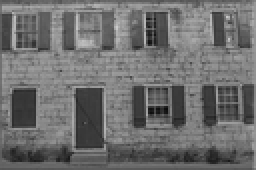
%> input picture PG-GMM_TrainingCode/Kodak24/kodak1.tif, 128 x 85 px, shrunk from 768 x 512 before the run (shown 2 times larger); its folder holds only this picture in this run
$ octave PG-GMM_Training.m   (GNU Octave 9; MATLAB toolbox functions it lacks are replaced by stand-ins)
%> lines starting %> are read from the running program, lines starting %| are printed output that depends on the picture
### PG-GMM_TrainingCode/Get_PG.m
function   [Px, Px0] =  Get_PG( im,win, ps ,nlsp,step,delta)
%> called with win = 15, ps = 8, nlsp = 10, step = 3, delta = 0.002

[h, w]  =  size(im);
%> h = 85; w = 128
S         =  win;
maxr         =  h-ps+1;
%> maxr = 78
maxc         =  w-ps+1;
%> maxc = 121
r         =  [1:step:maxr];
%> r = 26 values from 1 to 76
r         =  [r r(end)+1:maxr];
%> r = 28 values from 1 to 78
c         =  [1:step:maxc];
%> c = 41 values from 1 to 121
c         =  [c c(end)+1:maxc];
X = zeros(ps^2,maxr*maxc,'single');
Px0 = [];
Px = [];
if nlsp ==1
    k    =  0;
    for i  = 1:ps
        for j  = 1:ps
            k    =  k+1;
            blk     =  im(r-1+i,c-1+j);
            Px(k,:) =  blk(:)';
        end
    end
else
    k    =  0;
    for i  = 1:ps
        for j  = 1:ps
            k    =  k+1;
            blk  =  im(i:end-ps+i,j:end-ps+j);
            X(k,:) =  blk(:)';
        end
    end
%> after the loop, k = 64
    % Index image
    Index     =   (1:maxr*maxc);
    Index    =   reshape(Index, maxr, maxc);
    N1    =   length(r);
%> N1 = 28
    M1    =   length(c);
%> M1 = 41
    blk_arr   =  zeros(nlsp, N1*M1 );
    for  i  =  1 :N1
        for  j  =  1 : M1
            row     =   r(i);
            col     =   c(j);
            off     =  (col-1)*maxr + row;
            off1    =  (j-1)*N1 + i;

            rmin    =   max( row-S, 1 );
            rmax    =   min( row+S, maxr );
            cmin    =   max( col-S, 1 );
            cmax    =   min( col+S, maxc );

            idx     =   Index(rmin:rmax, cmin:cmax);
            idx     =   idx(:);
            neighbor       =   X(:,idx);
            seed       =   X(:,off);

            dis     =   (neighbor(1,:) - seed(1)).^2;
            for k = 2:ps^2
                dis   =  dis + (neighbor(k,:) - seed(k)).^2;
            end
            dis = dis./ps^2;
            [~,ind]   =  sort(dis);
            indc        =  idx( ind( 1 : nlsp ) );
            blk_arr(:,off1)  =  indc;
            X_nl = X(:,indc); % or X_nl = neighbor(:,ind( 1 : nlsp ));
            % Removes DC component from image patch group
            DC = mean(X_nl,2);
            X_nl = bsxfun(@minus, X_nl, DC);
            % Select the smooth patches
            sv=var(X_nl);
            if max(sv) <= delta
                Px0 = [Px0 X_nl];
            else
                Px = [Px X_nl];
            end
        end
    end
end

### PG-GMM_TrainingCode/initialization.m
function R = initialization(X, init,nlsp)
%> called with init = 32, nlsp = 10
index = [1:nlsp:size(X,2)];
%> index = 666 values from 1 to 6651
X = X(:,index);
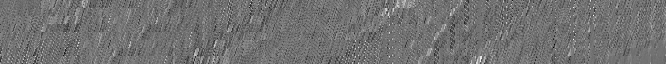
%> X: size 64x666 single; min -0.276, max 0.34, mean -0.0007; drawn with min black and max white
[d,n] = size(X);
if isstruct(init)  % initialize with a model
    R  = expectation(X,init);
elseif length(init) == 1  % random initialization
    k = init;
    idx = randsample(n,k);
    m = X(:,idx);
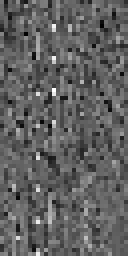
%> m: size 64x32 single (shown 4 times larger); min -0.138, max 0.224, mean -0.000346; drawn with min black and max white
    [~,label] = max(bsxfun(@minus,m'*X,dot(m,m,1)'/2),[],1);
%> label = 666 values, max 32 at index 3, min 1 at index 24, mean 21.01
    [u,~,label] = unique(label);
%> u = 32 values from 1 to 32
    while k ~= length(u)
        idx = randsample(n,k);
        m = X(:,idx);
        [~,label] = max(bsxfun(@minus,m'*X,dot(m,m,1)'/2),[],1);
        [u,~,label] = unique(label);
    end
%> this loop made 0 passes
    R = full(sparse(1:n,label,1,n,k,n));
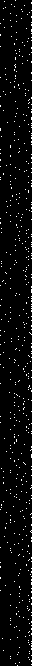
%> R: size 666x32 double; values 0 (black) and 1 (white), 3.1% white in thin lines or dots
elseif size(init,1) == 1 && size(init,2) == n  % initialize with labels
    label = init;
    k = max(label);
    R = full(sparse(1:n,label,1,n,k,n));
elseif size(init,1) == d  %initialize with only centers
    k = size(init,2);
    m = init;
    [~,label] = max(bsxfun(@minus,m'*X,dot(m,m,1)'/2),[],1);
    R = full(sparse(1:n,label,1,n,k,n));
else
    error('ERROR: init is not valid.');
end

### PG-GMM_TrainingCode/maximization.m
function model = maximization(X, R,nlsp)
[d,n] = size(X);
R = R(reshape(ones(nlsp,1)*(1:size(R,1)),size(R,1)*nlsp,1),:);
k = size(R,2);

nk = sum(R,1);
w = nk/n;
means = bsxfun(@times, X*R, 1./nk);

Sigma = zeros(d,d,k);
sqrtR = sqrt(R);

for i = 1:k
    Xo = bsxfun(@minus,X,means(:,i));
    Xo = bsxfun(@times,Xo,sqrtR(:,i)');
    Sigma(:,:,i) = Xo*Xo'/nk(i);
    Sigma(:,:,i) = Sigma(:,:,i)+eye(d)*(1e-6); % add a prior for numerical stability
end

model.dim = d;
model.nmodels = k;
model.mixweights = w;
model.means = means;
model.covs = Sigma;

### PG-GMM_TrainingCode/expectation.m
function [R, llh] = expectation(X, model,nlsp)
means = model.means;
covs = model.covs;
w = model.mixweights;

n = size(X,2)/nlsp;
k = size(means,2);
logRho = zeros(n,k);

for i = 1:k
    TemplogRho = loggausspdf(X,means(:,i),covs(:,:,i));
    Temp = reshape(TemplogRho,[nlsp n]);
    logRho(:,i) = sum(Temp);
end
logRho = bsxfun(@plus,logRho,log(w));
T = logsumexp(logRho,2);
llh = sum(T)/n; % loglikelihood
logR = bsxfun(@minus,logRho,T);
R = exp(logR);

### PG-GMM_TrainingCode/logsumexp.m
function s = logsumexp(x, dim)
% Compute log(sum(exp(x),dim)) while avoiding numerical underflow.
%   By default dim = 1 (columns).
% Written by Michael Chen (sth4nth@gmail.com).
if nargin == 1,
    % Determine which dimension sum will use
    dim = find(size(x)~=1,1);
    if isempty(dim), dim = 1; end
end

% subtract the largest in each column
y = max(x,[],dim);
x = bsxfun(@minus,x,y);
s = y + log(sum(exp(x),dim));
i = find(~isfinite(y));
if ~isempty(i)
    s(i) = y(i);
end

### PG-GMM_TrainingCode/emgm.m
function [model,llh,label]= emgm(X, init,nlsp)
% Perform EM algorithm for fitting the Gaussian mixture model.
%   X: d x n data matrix
%   init: k (1 x 1) or label (1 x n, 1<=label(i)<=k) or center (d x k)
% Written by Michael Chen (sth4nth@gmail.com).
%% initialization
fprintf('EM for PG-GMM: running ... \n');
R = initialization(X,init,nlsp);
[~,label(1,:)] = max(R,[],2);
R = R(:,unique(label));

tol = 1e-10;
maxiter = 100;
llh = -inf(1,maxiter);
converged = false;
t = 1;
while ~converged && t < maxiter
    t = t+1;
    model = maximization(X,R,nlsp);
    clear R;
    [R, llh(t)] = expectation(X,model,nlsp);
    % output
    fprintf('Iteration %d of %d, logL: %.2f\n',t,maxiter,llh(t));
    % output
    subplot(1,2,1);
    plot(llh(1:t),'o-'); drawnow;
    [~,label(:)] = max(R,[],2);
    u = unique(label);   % non-empty components
    if size(R,2) ~= size(u,2)
        R = R(:,u);   % remove empty components
    else
        converged = llh(t)-llh(t-1) < tol*abs(llh(t));
    end
end

label=label';
model.R = R;
if converged
    fprintf('Converged in %d steps.\n',t-1);
else
    fprintf('Not converged in %d steps.\n',maxiter);
end

### PG-GMM_TrainingCode/PG-GMM_Training.m
clear;
TD_path      =   './Kodak24/';
% Set the parameters
step = 3;
delta = 0.002;
win = 15;
ps  =  8;
nlsp = 10;
cls_num     =   32;
% read natural clean images
fpath       =   fullfile(TD_path, '*.tif');
im_dir      =   dir(fpath);
im_num      =   length(im_dir);
X     =  [];
X0 = [];
for  i  =  1:im_num
    im         =   single( imread(fullfile(TD_path, im_dir(i).name)) );
    im = im/255;
    [Px, Px0] =   Get_PG( im,win, ps ,nlsp,step,delta);
    clear im;
    X0 = [X0 Px0];
    X   = [X Px];
    clear Px Px0;
end
% PG-GMM Training
%> (the run ends here)
